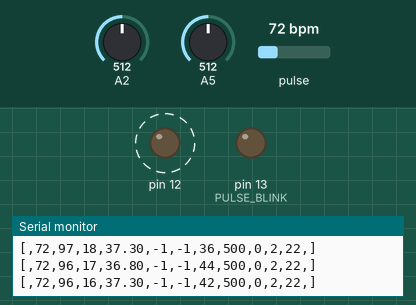
This sketch was run on a simulated Arduino Uno, built with avr-gcc and run on an emulated ATmega328P. Parts: output pins drawn as LEDs (lit = HIGH), the last lines printed to the serial monitor. Dashed ring = blinking. Inputs (shaded band) come from the test bench; at power-on: pulse 72 bpm, A2 = 512, A5 = 512. Random numbers use the default seed unless the sketch sets one.

Above: at 1.2 s.
1.3 s: pulse set to 42 bpm
At 2.38 s:
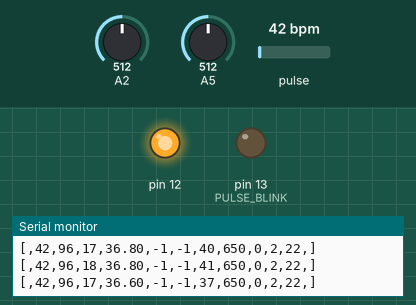
At 3.3 s:
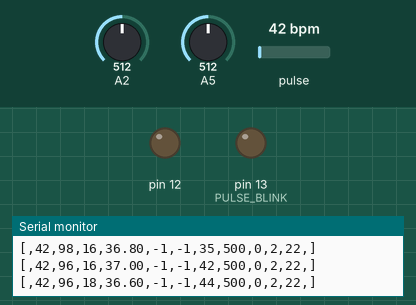
3.7 s: pulse set to 100 bpm
Timing chart, 0 to 12.7 s (numbered marks = the images above; inputs shaded):
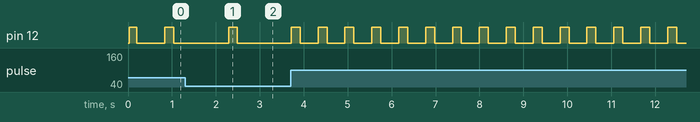

The sketch:

sample_to_test.ino
```cpp
// (licence header left out)
#define USE_ARDUINO_INTERRUPTS true
#include <PulseSensorPlayground.h>
int hr, spo2, resp, sys, dys = 0;
float temp = 0;
int raw_ecg, raw_pleth, raw_resp, etco2, raw_etco2 = 0;
int interval, previousbpm = 0;
int resp_thresh = 20;
unsigned long previousMillis;
double ekg[] = {0.19136, 0.19136, 0.27337, 0.41006, 0.54675, 0.74282, 2.0672, 4.8761, 9.1102, 13.701, 18.291, 22.881, 27.472, 30.226, 29.92, 26.554, 21.963, 17.373, 12.782, 8.1921, 4.2015, 1.7103, 0.7185, 0.62638, 0.53427, 0.44215, 0.35004, 0.25792, 0.16581, -0.9667, -6.2608, -14.335, -14.306, -1.4965, 22.712, 48.475, 71.736, 76.651, 60.719, 26.441, -10.339, -44.249, -57.116, -46.071, -20.956, -4.5927, 0.149, 0.24213, 0.33526, 0.42839, 0.52151, 0.61464, 0.70777, 0.80089, 0.89402, 0.98715, 1.0803, 1.1734, 1.2665, 1.3597, 1.4528, 1.5459, 1.9248, 3.0181, 4.8258, 7.0621, 9.2985, 11.535, 13.771, 15.65, 16.097, 15.053, 12.877, 10.64, 8.404, 6.1676, 4.0046, 2.3792, 1.3647, 0.88781, 0.48964, 0.1937, 0.032284, 0, 0, 0, 0, 0, 0, 0, 0, 0, 0, 0, 0, 0, 0, 0, 0, 0};
int i = 0;
int sineA[] =
{ 128 , 150 , 171 , 191 , 209 , 225 ,
  238 , 247 , 253 , 255 , 253 , 247 ,
  238 , 225 , 209 , 191 , 171 , 150 ,
  128 , 105 , 84 , 64 , 46 , 30 ,
  17 , 8 , 2 , 0 , 2 , 8 ,
  17 , 30 , 46 , 64 , 84 , 105 ,
  127
};
int ii;


const int OUTPUT_TYPE = PROCESSING_VISUALIZER;
const int PULSE_INPUT = A0;
const int PULSE_BLINK = 13;    // Pin 13 is the on-board LED
const int PULSE_FADE = 5;
const int THRESHOLD = 550;   // Adjust this number to avoid noise when idle
PulseSensorPlayground pulseSensor(2);
void setup() {
  Serial.begin(115200);
  pulseSensor.analogInput(PULSE_INPUT, 0);
  pulseSensor.blinkOnPulse(PULSE_BLINK, 0);
  pulseSensor.fadeOnPulse(PULSE_FADE, 0);
  pulseSensor.analogInput(A1, 1);
  pulseSensor.blinkOnPulse(12, 1);
  pulseSensor.fadeOnPulse(11, 1);
  pulseSensor.setSerial(Serial);
  pulseSensor.setOutputType(OUTPUT_TYPE);
  pulseSensor.setThreshold(THRESHOLD);
  if (!pulseSensor.begin()) {
    for (;;) {
      // Flash the led to show things didn't work.
      digitalWrite(PULSE_BLINK, LOW);
      delay(50);
      digitalWrite(PULSE_BLINK, HIGH);
      delay(50);
    }
  }
}
int calc_resp() {
  i = i + 10;
  if (i == 33) i = 0;
  return abs(sineA[i] % 30);
}
int calc_spo2() {
  return random(96, 99);
}
float calc_temp() {
  return (random(366, 374) / 10.0);
}
int calc_rr(int w) {
  /*
    if (w > resp_thresh) {
    interval = millis() - previousMillis;
    Serial.println(interval);
    previousMillis = millis();
    previousbpm = 60 / (interval/1000);
    return previousbpm;
    } else {
    return previousbpm;
    }
  */
  return random(16, 19);
}
int calc_etco2(int w) {
  return random(35, 48);
}
void loop() {
  /*
     Wait a bit.
     We don't output every sample, because our baud rate
     won't support that much I/O.
  */
  delay(20);

  // write the latest sample to Serial.
  raw_pleth = analogRead(A2) % 30;
  raw_ecg = pulseSensor.getLatestSample(0);
  //raw_ecg = ekg[ii];
  ii++;
  if (ii == 100) {
    ii = 0;
  }
  raw_resp = calc_resp();
  spo2 = calc_spo2();
  resp = calc_rr(raw_resp);
  temp = calc_temp();
  raw_etco2 = abs(analogRead(A5) % 70);
  etco2 = calc_etco2(raw_etco2);
  sys = -1;
  dys = -1;
  Serial.println(String("[,") + String(pulseSensor.getBeatsPerMinute(0)) + "," + String(spo2) + "," + String(resp) + "," + String(temp) + "," + String(sys) + "," + String(dys) + "," + String(etco2) + "," + String(raw_ecg) + ","  + String(raw_resp) + "," + String(raw_pleth) + "," + String(raw_etco2) + String(",]"));

  if (pulseSensor.sawStartOfBeat()) {
    pulseSensor.outputBeat();
  }
}
```

Measured:
- by itself, pin 12: alternates HIGH for 0.20 s and LOW for 0.41 s
